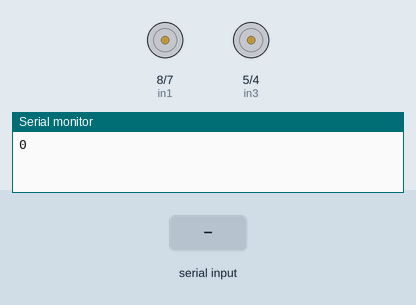
This sketch was run on a simulated Arduino Uno, built with avr-gcc and run on an emulated ATmega328P. On the bench: motor-driver pin pairs drawn as motors (green arrow = first pin HIGH = forward, orange = second pin HIGH = backward, longer = more drive, scaled by the enable pin), the last lines printed to the serial monitor. Inputs (shaded band) come from the test bench.

Above: at 1.2 s.
1.3 s: "1\n" received over Serial
4.9 s: "2\n" received over Serial
At 6.56 s:
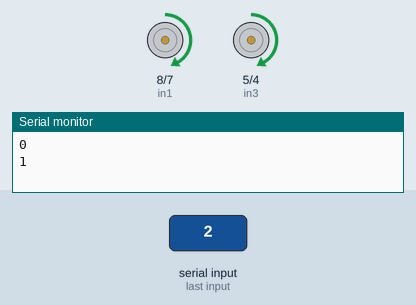
8.8 s: "3\n" received over Serial
At 9.56 s:
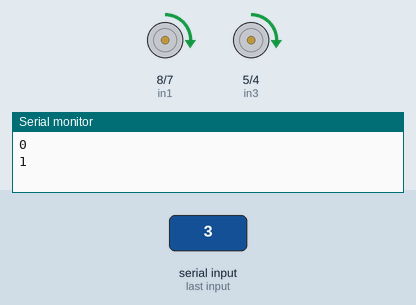
13.9 s: "4\n" received over Serial
At 14.68 s:
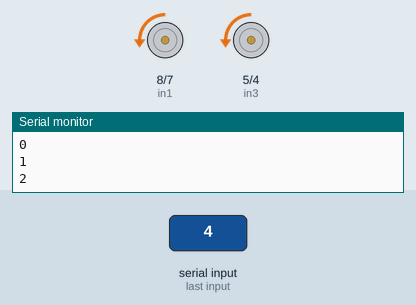
Timing chart, 0 to 28.2 s (numbered marks = the images above; inputs shaded):
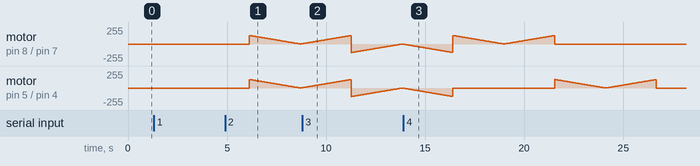

The sketch:

directiondemo_v3.ino
```cpp
int A = 0;
int B = 0;
int Bprev = 0;

// Motor A connections
int enA = 9;
int in1 = 8;
int in2 = 7;
// Motor B connections
int enB = 3;
int in3 = 5;
int in4 = 4;


int direc = 0;//f = 0,b = 1, l = 2, r = 3, s = 4

void setup() {
  // Set all the motor control pins to outputs
  pinMode(enA, OUTPUT);
  pinMode(enB, OUTPUT);
  pinMode(in1, OUTPUT);
  pinMode(in2, OUTPUT);
  pinMode(in3, OUTPUT);
  pinMode(in4, OUTPUT);

  // Turn off motors - Initial state
  digitalWrite(in1, LOW);
  digitalWrite(in2, LOW);
  digitalWrite(in3, LOW);
  digitalWrite(in4, LOW);
  Serial.begin(9600);
}
void loop() {
A = Serial.parseInt();//input from serial
if(A!=0){
  Bprev = B;
  B=A;
  direc = B;
  /*for (int i = Bprev ; i < B; i++) {
    analogWrite(enA, i);
    analogWrite(enB, i);
    delay(20);
  }
  for (int i = Bprev ; i > B; i--) {
    analogWrite(enA, i);
    analogWrite(enB, i);
    delay(20);
  }
  */
}
if (direc > 4 || direc < 0){
  direc = 0;
}
Serial.println(B);

//analogWrite(enA, B);
//analogWrite(enB, B);
analogWrite(enA, 128);
analogWrite(enB, 128);

if(direc == 0){

  for (int i = 128; i > 0; i--) {
    analogWrite(enA, i);
    analogWrite(enB, i);
    delay(20);
  }
    for (int i = 0  ; i < 128; i++) {
    analogWrite(enA, i);
    analogWrite(enB, i);
    delay(20);
  }
  digitalWrite(in1, HIGH);
  digitalWrite(in2, LOW);
  digitalWrite(in3, HIGH);
  digitalWrite(in4, LOW);
}
else if(direc == 1){
    for (int i = 128; i > 0; i--) {
    analogWrite(enA, i);
    analogWrite(enB, i);
    delay(20);
  }
    for (int i = 0  ; i < 128; i++) {
    analogWrite(enA, i);
    analogWrite(enB, i);
    delay(20);
  }
  digitalWrite(in1, LOW);
  digitalWrite(in2, HIGH);
  digitalWrite(in3, LOW);
  digitalWrite(in4, HIGH);
}
else if(direc == 2){
    for (int i = 128; i > 0; i--) {
    analogWrite(enA, i);
    analogWrite(enB, i);
    delay(20);
  }
    for (int i = 0  ; i < 128; i++) {
    analogWrite(enA, i);
    analogWrite(enB, i);
    delay(20);
  }
  digitalWrite(in1, HIGH);
  digitalWrite(in2, LOW);
  digitalWrite(in3, LOW);
  digitalWrite(in4, LOW);
}
else if(direc == 3){
    for (int i = 128; i > 0; i--) {
    analogWrite(enA, i);
    analogWrite(enB, i);
    delay(20);
  }
    for (int i = 0  ; i < 128; i++) {
    analogWrite(enA, i);
    analogWrite(enB, i);
    delay(20);
  }
  digitalWrite(in1, LOW);
  digitalWrite(in2, LOW);
  digitalWrite(in3, HIGH);
  digitalWrite(in4, LOW);
}
else if(direc == 4){
    for (int i = 128; i > 0; i--) {
    analogWrite(enA, i);
    analogWrite(enB, i);
    delay(20);
  }
    for (int i = 0  ; i < 128; i++) {
    analogWrite(enA, i);
    analogWrite(enB, i);
    delay(20);
  }
  digitalWrite(in1, HIGH);
  digitalWrite(in2, HIGH);
  digitalWrite(in3, HIGH);
  digitalWrite(in4, HIGH);
  delay(500);
  digitalWrite(in1, LOW);
  digitalWrite(in2, LOW);
  digitalWrite(in3, LOW);
  digitalWrite(in4, LOW);
}

delay(10);
}
```
